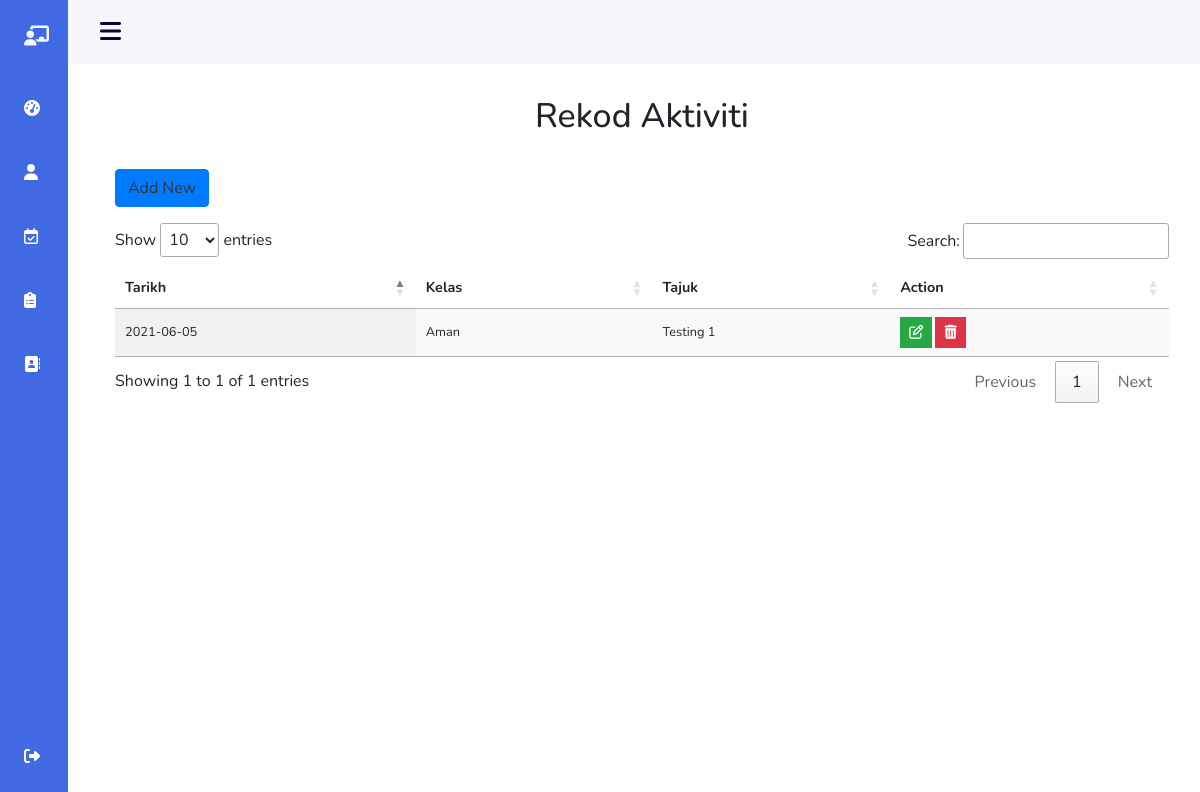
Page /User/activity.php on the committed database.
### tables this page shows
CREATE TABLE `class_activity` (
  `id` int(11) NOT NULL,
  `class` varchar(50) NOT NULL,
  `topic` varchar(50) NOT NULL,
  `date` varchar(50) NOT NULL,
  `remarks` varchar(50) NOT NULL
);

### User/activity.php (the view, shortened to what this page needs)
<?php
$username="root";
$password="";
$hostname = "localhost";
$dbhandle = mysqli_connect($hostname, $username, $password)
or die("Unable to connect to MySQL");
$result = mysqli_query($dbhandle, "SELECT * FROM class_activity");
$value = mysqli_fetch_all($result);
?>
<!DOCTYPE html>
<html lang="en">
    <head>
        <link rel="stylesheet" href="<?php echo 'http://'.$_SERVER['SERVER_NAME'] ?>/kindergarten-system/src/text.css">
        <link rel="stylesheet" href="https://cdn.jsdelivr.net/gh/lykmapipo/themify-icons@0.1.2/css/themify-icons.css">
        <link href="https://cdn.jsdelivr.net/npm/bootstrap@5.0.0-beta3/dist/css/bootstrap.min.css" rel="stylesheet">
        <link rel="stylesheet" href="<?php echo 'http://'.$_SERVER['SERVER_NAME'] ?>/kindergarten-system/src/text.css">
        <link rel="stylesheet" type="text/css" href="https://cdn.datatables.net/1.10.24/css/jquery.dataTables.css">
        <link rel="stylesheet" href="https://cdn.jsdelivr.net/gh/lykmapipo/themify-icons@0.1.2/css/themify-icons.css">
    </head>
<body id="body-pd">
    <?php include 'navbar.php' ?>
        <h1>Rekod Aktiviti</h1>
            <br>
        <div class="container">
            <div class="row clearfix">
            	<div class="col-md-12 table-responsive">
                    <p>
                      <a class="btn btn-primary" data-bs-toggle="modal" data-bs-target="#addModal">
                        Add New
                      </a>
                    </p>
                    <table id="table_id" class="display">
                        <thead>
                            <tr>
                                <th>Tarikh</th>
                                <th>Kelas</th>
                                <th>Tajuk</th>
                                <th>Action</th>
                            </tr>
                        </thead>
                        <tbody>
                            <?php
                                foreach($value as $data){
                                    echo "<tr>";
                                    echo "<td>".$data[3]."</td>";
                                    echo "<td>".$data[1]."</td>";
                                    echo "<td>".$data[2]."</td>";
                                    echo '<td>
                                            <button class="btn btn-success btn-sm rounded-0 edit_data" type="button" data-toggle="tooltip" data-placement="top" title="Edit" data-bs-toggle="modal" data-bs-target="#editModal" data-user-id="'.$data[0].'"><i class="fa fa-edit"></i></button>
                                            <button class="btn btn-danger btn-sm rounded-0 delete_data" type="button" data-toggle="tooltip" data-placement="top" title="Delete" data-bs-toggle="modal" data-bs-target="#deleteModal" data-user-id="'.$data[0].'"><i class="fa fa-trash"></i></button>
                                        </td>';
                                    echo "</tr>";
                                }
                            ?>
                        </tbody>
                    </table>
        		</div>
        	</div>
        </div>
    </body>
</html>

### src/text.css (style rules this page uses)
*,::before,::after { box-sizing: border-box; }
body { position: relative; margin: 3rem 0 0 0; padding: 0 1rem; font-family: 'Nunito', sans-serif; font-size: 1rem; transition: .5s; }
a { text-decoration: none; }
h1 { padding:2rem 0 0; text-align: center; font-size: 34px; }
p { color:#333; line-height: 1.6; }
@media screen and (min-width:768px) { body { margin:calc(3rem + 1rem) 0 0 0; padding-left:calc(68px + 2rem); } }
th, td { font-size: .9rem; padding: 1rem 1rem; color: var(--color-dark); }
td { font-size: .8rem; }
.table-responsive { overflow-x: auto; }

### User/src/css/navbar.css (style rules this page uses)
*,::before,::after { box-sizing: border-box; }
body { position: relative; margin: 3rem 0 0 0; padding: 0 1rem; font-family: 'Nunito', sans-serif; font-size: 1rem; transition: .5s; }
a { text-decoration: none; }
h1 { padding:2rem 0 0; text-align: center; font-size: 34px; }
p { color:#333; line-height: 1.6; }
@media screen and (min-width:768px) { body { margin:calc(3rem + 1rem) 0 0 0; padding-left:calc(68px + 2rem); } }

### rows in the picture
class_activity: date "2021-06-05", class "Aman", topic "Testing 1"
